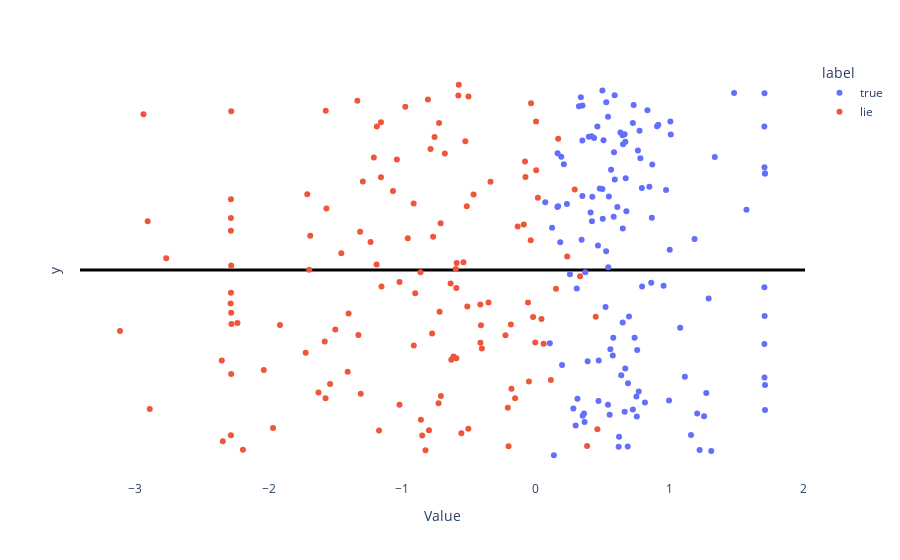

Here is the notebook cell this chart was saved with:
### Code cell
import plotly.express as px
import pandas as pd
import numpy as np

layer = 15
projs_true = proj_pairs[0, :, layer]
projs_lie = proj_pairs[1, :, layer]

# number line plot (with jitter)
df = pd.DataFrame({
    'Value': np.concatenate([projs_true, projs_lie]),
    'label': ['true'] * len(projs_true) + ['lie'] * len(projs_lie)
})
df['y'] = np.random.uniform(-1, 1, df.shape[0])

fig = px.scatter(df, x='Value', y='y', color='label')

fig.update_xaxes(showgrid=False)
fig.update_yaxes(showgrid=False, 
                 zeroline=True, zerolinecolor='black', zerolinewidth=3,
                 showticklabels=False)
fig.update_layout(height=200, plot_bgcolor='white')

fig.show()
